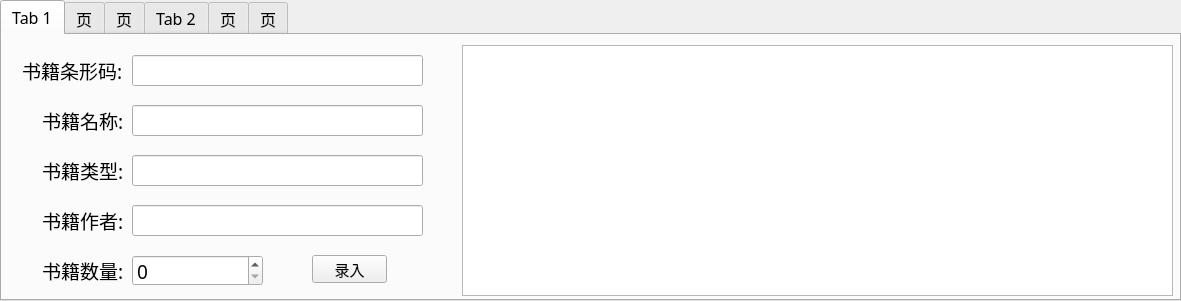
<?xml version="1.0" encoding="UTF-8"?>
<ui version="4.0">
 <class>Form</class>
 <widget class="QWidget" name="Form">
  <property name="geometry">
   <rect>
    <x>0</x>
    <y>0</y>
    <width>1181</width>
    <height>301</height>
   </rect>
  </property>
  <property name="windowTitle">
   <string>Form</string>
  </property>
  <widget class="QTabWidget" name="tabWidget">
   <property name="geometry">
    <rect>
     <x>0</x>
     <y>0</y>
     <width>1181</width>
     <height>301</height>
    </rect>
   </property>
   <property name="font">
    <font>
     <family>微软雅黑</family>
     <pointsize>12</pointsize>
    </font>
   </property>
   <property name="whatsThis">
    <string>&lt;html&gt;&lt;head/&gt;&lt;body&gt;&lt;p&gt;&lt;br/&gt;&lt;/p&gt;&lt;/body&gt;&lt;/html&gt;</string>
   </property>
   <property name="currentIndex">
    <number>0</number>
   </property>
   <widget class="QWidget" name="tab">
    <property name="accessibleName">
     <string/>
    </property>
    <attribute name="title">
     <string>Tab 1</string>
    </attribute>
    <widget class="QLineEdit" name="lineEdit">
     <property name="geometry">
      <rect>
       <x>130</x>
       <y>20</y>
       <width>291</width>
       <height>31</height>
      </rect>
     </property>
     <property name="font">
      <font>
       <family>微软雅黑</family>
       <pointsize>14</pointsize>
      </font>
     </property>
    </widget>
    <widget class="QLineEdit" name="lineEdit_3">
     <property name="geometry">
      <rect>
       <x>130</x>
       <y>120</y>
       <width>291</width>
       <height>31</height>
      </rect>
     </property>
     <property name="font">
      <font>
       <family>微软雅黑</family>
       <pointsize>14</pointsize>
      </font>
     </property>
    </widget>
    <widget class="QLineEdit" name="lineEdit_4">
     <property name="geometry">
      <rect>
       <x>130</x>
       <y>170</y>
       <width>291</width>
       <height>31</height>
      </rect>
     </property>
     <property name="font">
      <font>
       <family>微软雅黑</family>
       <pointsize>14</pointsize>
      </font>
     </property>
    </widget>
    <widget class="QLineEdit" name="lineEdit_2">
     <property name="geometry">
      <rect>
       <x>130</x>
       <y>70</y>
       <width>291</width>
       <height>31</height>
      </rect>
     </property>
     <property name="font">
      <font>
       <family>微软雅黑</family>
       <pointsize>14</pointsize>
      </font>
     </property>
    </widget>
    <widget class="QLabel" name="label">
     <property name="geometry">
      <rect>
       <x>20</x>
       <y>20</y>
       <width>101</width>
       <height>31</height>
      </rect>
     </property>
     <property name="font">
      <font>
       <family>微软雅黑</family>
       <pointsize>14</pointsize>
      </font>
     </property>
     <property name="text">
      <string>书籍条形码:</string>
     </property>
    </widget>
    <widget class="QLabel" name="label_2">
     <property name="geometry">
      <rect>
       <x>40</x>
       <y>70</y>
       <width>91</width>
       <height>31</height>
      </rect>
     </property>
     <property name="font">
      <font>
       <family>微软雅黑</family>
       <pointsize>14</pointsize>
      </font>
     </property>
     <property name="text">
      <string>书籍名称:</string>
     </property>
    </widget>
    <widget class="QLabel" name="label_3">
     <property name="geometry">
      <rect>
       <x>40</x>
       <y>170</y>
       <width>91</width>
       <height>31</height>
      </rect>
     </property>
     <property name="font">
      <font>
       <family>微软雅黑</family>
       <pointsize>14</pointsize>
      </font>
     </property>
     <property name="text">
      <string>书籍作者:</string>
     </property>
    </widget>
    <widget class="QLabel" name="label_4">
     <property name="geometry">
      <rect>
       <x>40</x>
       <y>120</y>
       <width>91</width>
       <height>31</height>
      </rect>
     </property>
     <property name="font">
      <font>
       <family>微软雅黑</family>
       <pointsize>14</pointsize>
      </font>
     </property>
     <property name="text">
      <string>书籍类型:</string>
     </property>
    </widget>
    <widget class="QTextBrowser" name="textBrowser">
     <property name="geometry">
      <rect>
       <x>460</x>
       <y>10</y>
       <width>711</width>
       <height>251</height>
      </rect>
     </property>
     <property name="font">
      <font>
       <family>微软雅黑</family>
       <pointsize>10</pointsize>
      </font>
     </property>
    </widget>
    <widget class="QPushButton" name="pushButton">
     <property name="geometry">
      <rect>
       <x>310</x>
       <y>220</y>
       <width>75</width>
       <height>28</height>
      </rect>
     </property>
     <property name="font">
      <font>
       <family>微软雅黑</family>
       <pointsize>11</pointsize>
      </font>
     </property>
     <property name="text">
      <string>录入</string>
     </property>
    </widget>
    <widget class="QLabel" name="label_10">
     <property name="geometry">
      <rect>
       <x>40</x>
       <y>220</y>
       <width>91</width>
       <height>31</height>
      </rect>
     </property>
     <property name="font">
      <font>
       <family>微软雅黑</family>
       <pointsize>14</pointsize>
      </font>
     </property>
     <property name="text">
      <string>书籍数量:</string>
     </property>
    </widget>
    <widget class="QSpinBox" name="spinBox">
     <property name="geometry">
      <rect>
       <x>130</x>
       <y>220</y>
       <width>131</width>
       <height>31</height>
      </rect>
     </property>
     <property name="font">
      <font>
       <family>微软雅黑</family>
       <pointsize>14</pointsize>
      </font>
     </property>
     <property name="maximum">
      <number>100</number>
     </property>
    </widget>
   </widget>
   <widget class="QWidget" name="tab_6">
    <attribute name="title">
     <string>页</string>
    </attribute>
    <widget class="QLabel" name="label_8">
     <property name="geometry">
      <rect>
       <x>20</x>
       <y>20</y>
       <width>151</width>
       <height>31</height>
      </rect>
     </property>
     <property name="font">
      <font>
       <family>微软雅黑</family>
       <pointsize>14</pointsize>
      </font>
     </property>
     <property name="text">
      <string>书籍条形码/名称:</string>
     </property>
    </widget>
    <widget class="QLineEdit" name="lineEdit_8">
     <property name="geometry">
      <rect>
       <x>170</x>
       <y>20</y>
       <width>251</width>
       <height>31</height>
      </rect>
     </property>
     <property name="font">
      <font>
       <family>微软雅黑</family>
       <pointsize>14</pointsize>
      </font>
     </property>
    </widget>
    <widget class="QTextBrowser" name="textBrowser_6">
     <property name="geometry">
      <rect>
       <x>460</x>
       <y>10</y>
       <width>711</width>
       <height>251</height>
      </rect>
     </property>
     <property name="font">
      <font>
       <family>微软雅黑</family>
       <pointsize>10</pointsize>
      </font>
     </property>
     <property name="html">
      <string>&lt;!DOCTYPE HTML PUBLIC &quot;-//W3C//DTD HTML 4.0//EN&quot; &quot;http://www.w3.org/TR/REC-html40/strict.dtd&quot;&gt;
&lt;html&gt;&lt;head&gt;&lt;meta name=&quot;qrichtext&quot; content=&quot;1&quot; /&gt;&lt;style type=&quot;text/css&quot;&gt;
p, li { white-space: pre-wrap; }
&lt;/style&gt;&lt;/head&gt;&lt;body style=&quot; font-family:'微软雅黑','微软雅黑'; font-size:10pt; font-weight:400; font-style:normal;&quot;&gt;
&lt;p style=&quot; margin-top:0px; margin-bottom:0px; margin-left:0px; margin-right:0px; -qt-block-indent:0; text-indent:0px;&quot;&gt;&lt;span style=&quot; font-family:'微软雅黑';&quot;&gt;注: 借书人信息可以是借书人姓名、手机号&lt;/span&gt;&lt;/p&gt;
&lt;p style=&quot; margin-top:0px; margin-bottom:0px; margin-left:0px; margin-right:0px; -qt-block-indent:0; text-indent:0px;&quot;&gt;&lt;span style=&quot; font-family:'微软雅黑';&quot;&gt;超时一天, 罚款一毛  超时1年判定书籍丢失,可降低借书人的社会信誉值, 若最终归还书籍并缴纳罚款可归还借书人的社会信誉值&lt;/span&gt;&lt;/p&gt;&lt;/body&gt;&lt;/html&gt;</string>
     </property>
    </widget>
    <widget class="QLabel" name="label_9">
     <property name="geometry">
      <rect>
       <x>60</x>
       <y>70</y>
       <width>101</width>
       <height>31</height>
      </rect>
     </property>
     <property name="font">
      <font>
       <family>微软雅黑</family>
       <pointsize>14</pointsize>
      </font>
     </property>
     <property name="text">
      <string>借书人信息:</string>
     </property>
    </widget>
    <widget class="QLineEdit" name="lineEdit_9">
     <property name="geometry">
      <rect>
       <x>170</x>
       <y>70</y>
       <width>251</width>
       <height>31</height>
      </rect>
     </property>
     <property name="font">
      <font>
       <family>微软雅黑</family>
       <pointsize>14</pointsize>
      </font>
     </property>
    </widget>
    <widget class="QPushButton" name="pushButton_6">
     <property name="geometry">
      <rect>
       <x>190</x>
       <y>220</y>
       <width>75</width>
       <height>28</height>
      </rect>
     </property>
     <property name="font">
      <font>
       <family>微软雅黑</family>
       <pointsize>11</pointsize>
      </font>
     </property>
     <property name="text">
      <string>确认</string>
     </property>
    </widget>
   </widget>
   <widget class="QWidget" name="tab_4">
    <attribute name="title">
     <string>页</string>
    </attribute>
    <widget class="QLabel" name="label_7">
     <property name="geometry">
      <rect>
       <x>20</x>
       <y>20</y>
       <width>151</width>
       <height>31</height>
      </rect>
     </property>
     <property name="font">
      <font>
       <family>微软雅黑</family>
       <pointsize>14</pointsize>
      </font>
     </property>
     <property name="text">
      <string>书籍条形码/名称:</string>
     </property>
    </widget>
    <widget class="QLineEdit" name="lineEdit_7">
     <property name="geometry">
      <rect>
       <x>170</x>
       <y>20</y>
       <width>251</width>
       <height>31</height>
      </rect>
     </property>
     <property name="font">
      <font>
       <family>微软雅黑</family>
       <pointsize>14</pointsize>
      </font>
     </property>
    </widget>
    <widget class="QTextBrowser" name="textBrowser_4">
     <property name="geometry">
      <rect>
       <x>460</x>
       <y>10</y>
       <width>711</width>
       <height>251</height>
      </rect>
     </property>
     <property name="font">
      <font>
       <family>微软雅黑</family>
       <pointsize>10</pointsize>
      </font>
     </property>
     <property name="html">
      <string>&lt;!DOCTYPE HTML PUBLIC &quot;-//W3C//DTD HTML 4.0//EN&quot; &quot;http://www.w3.org/TR/REC-html40/strict.dtd&quot;&gt;
&lt;html&gt;&lt;head&gt;&lt;meta name=&quot;qrichtext&quot; content=&quot;1&quot; /&gt;&lt;style type=&quot;text/css&quot;&gt;
p, li { white-space: pre-wrap; }
&lt;/style&gt;&lt;/head&gt;&lt;body style=&quot; font-family:'微软雅黑','微软雅黑'; font-size:10pt; font-weight:400; font-style:normal;&quot;&gt;
&lt;p style=&quot; margin-top:0px; margin-bottom:0px; margin-left:0px; margin-right:0px; -qt-block-indent:0; text-indent:0px;&quot;&gt;&lt;span style=&quot; font-family:'微软雅黑';&quot;&gt;注: 删除书籍时只会删除图书馆里有的书籍, 不能删除有被借出的书籍, 若删除该书的数量超出了图书管有的该书的数量, 则只会清空图书馆里有的该书&lt;/span&gt;&lt;/p&gt;&lt;/body&gt;&lt;/html&gt;</string>
     </property>
    </widget>
    <widget class="QPushButton" name="pushButton_4">
     <property name="geometry">
      <rect>
       <x>190</x>
       <y>220</y>
       <width>75</width>
       <height>28</height>
      </rect>
     </property>
     <property name="font">
      <font>
       <family>微软雅黑</family>
       <pointsize>11</pointsize>
      </font>
     </property>
     <property name="text">
      <string>删除</string>
     </property>
    </widget>
    <widget class="QLabel" name="label_11">
     <property name="geometry">
      <rect>
       <x>80</x>
       <y>70</y>
       <width>91</width>
       <height>31</height>
      </rect>
     </property>
     <property name="font">
      <font>
       <family>微软雅黑</family>
       <pointsize>14</pointsize>
      </font>
     </property>
     <property name="text">
      <string>书籍数量:</string>
     </property>
    </widget>
    <widget class="QSpinBox" name="spinBox_2">
     <property name="geometry">
      <rect>
       <x>170</x>
       <y>70</y>
       <width>131</width>
       <height>31</height>
      </rect>
     </property>
     <property name="font">
      <font>
       <family>微软雅黑</family>
       <pointsize>14</pointsize>
      </font>
     </property>
     <property name="maximum">
      <number>100</number>
     </property>
    </widget>
   </widget>
   <widget class="QWidget" name="tab_2">
    <attribute name="title">
     <string>Tab 2</string>
    </attribute>
    <widget class="QLabel" name="label_5">
     <property name="geometry">
      <rect>
       <x>50</x>
       <y>20</y>
       <width>81</width>
       <height>31</height>
      </rect>
     </property>
     <property name="font">
      <font>
       <family>微软雅黑</family>
       <pointsize>14</pointsize>
      </font>
     </property>
     <property name="text">
      <string>书籍信息:</string>
     </property>
    </widget>
    <widget class="QLineEdit" name="lineEdit_5">
     <property name="geometry">
      <rect>
       <x>10</x>
       <y>50</y>
       <width>171</width>
       <height>31</height>
      </rect>
     </property>
     <property name="font">
      <font>
       <family>微软雅黑</family>
       <pointsize>12</pointsize>
      </font>
     </property>
     <property name="text">
      <string/>
     </property>
    </widget>
    <widget class="QTextBrowser" name="textBrowser_2">
     <property name="geometry">
      <rect>
       <x>190</x>
       <y>10</y>
       <width>981</width>
       <height>251</height>
      </rect>
     </property>
     <property name="font">
      <font>
       <family>微软雅黑</family>
       <pointsize>10</pointsize>
      </font>
     </property>
     <property name="html">
      <string>&lt;!DOCTYPE HTML PUBLIC &quot;-//W3C//DTD HTML 4.0//EN&quot; &quot;http://www.w3.org/TR/REC-html40/strict.dtd&quot;&gt;
&lt;html&gt;&lt;head&gt;&lt;meta name=&quot;qrichtext&quot; content=&quot;1&quot; /&gt;&lt;style type=&quot;text/css&quot;&gt;
p, li { white-space: pre-wrap; }
&lt;/style&gt;&lt;/head&gt;&lt;body style=&quot; font-family:'微软雅黑','微软雅黑'; font-size:10pt; font-weight:400; font-style:normal;&quot;&gt;
&lt;p style=&quot; margin-top:0px; margin-bottom:0px; margin-left:0px; margin-right:0px; -qt-block-indent:0; text-indent:0px;&quot;&gt;&lt;span style=&quot; font-family:'微软雅黑';&quot;&gt;注: 书籍信息可以是条形码、书籍名、书籍类型、书籍作者&lt;/span&gt;&lt;/p&gt;&lt;/body&gt;&lt;/html&gt;</string>
     </property>
    </widget>
    <widget class="QPushButton" name="pushButton_2">
     <property name="geometry">
      <rect>
       <x>50</x>
       <y>220</y>
       <width>75</width>
       <height>28</height>
      </rect>
     </property>
     <property name="font">
      <font>
       <family>微软雅黑</family>
       <pointsize>11</pointsize>
      </font>
     </property>
     <property name="text">
      <string>查询</string>
     </property>
    </widget>
   </widget>
   <widget class="QWidget" name="tab_3">
    <attribute name="title">
     <string>页</string>
    </attribute>
    <widget class="QLabel" name="label_6">
     <property name="geometry">
      <rect>
       <x>40</x>
       <y>20</y>
       <width>101</width>
       <height>31</height>
      </rect>
     </property>
     <property name="font">
      <font>
       <family>微软雅黑</family>
       <pointsize>14</pointsize>
      </font>
     </property>
     <property name="text">
      <string>借书人信息:</string>
     </property>
    </widget>
    <widget class="QLineEdit" name="lineEdit_6">
     <property name="geometry">
      <rect>
       <x>10</x>
       <y>50</y>
       <width>171</width>
       <height>31</height>
      </rect>
     </property>
     <property name="font">
      <font>
       <family>微软雅黑</family>
       <pointsize>12</pointsize>
      </font>
     </property>
     <property name="text">
      <string/>
     </property>
    </widget>
    <widget class="QPushButton" name="pushButton_3">
     <property name="geometry">
      <rect>
       <x>50</x>
       <y>220</y>
       <width>75</width>
       <height>28</height>
      </rect>
     </property>
     <property name="font">
      <font>
       <family>微软雅黑</family>
       <pointsize>11</pointsize>
      </font>
     </property>
     <property name="text">
      <string>查询</string>
     </property>
    </widget>
    <widget class="QTextBrowser" name="textBrowser_3">
     <property name="geometry">
      <rect>
       <x>190</x>
       <y>10</y>
       <width>981</width>
       <height>251</height>
      </rect>
     </property>
     <property name="font">
      <font>
       <family>微软雅黑</family>
       <pointsize>10</pointsize>
      </font>
     </property>
     <property name="html">
      <string>&lt;!DOCTYPE HTML PUBLIC &quot;-//W3C//DTD HTML 4.0//EN&quot; &quot;http://www.w3.org/TR/REC-html40/strict.dtd&quot;&gt;
&lt;html&gt;&lt;head&gt;&lt;meta name=&quot;qrichtext&quot; content=&quot;1&quot; /&gt;&lt;style type=&quot;text/css&quot;&gt;
p, li { white-space: pre-wrap; }
&lt;/style&gt;&lt;/head&gt;&lt;body style=&quot; font-family:'微软雅黑','微软雅黑'; font-size:10pt; font-weight:400; font-style:normal;&quot;&gt;
&lt;p style=&quot; margin-top:0px; margin-bottom:0px; margin-left:0px; margin-right:0px; -qt-block-indent:0; text-indent:0px;&quot;&gt;&lt;span style=&quot; font-family:'微软雅黑';&quot;&gt;注: 借书人信息可以是借书人姓名、手机号&lt;/span&gt;&lt;/p&gt;&lt;/body&gt;&lt;/html&gt;</string>
     </property>
    </widget>
   </widget>
   <widget class="QWidget" name="tab_5">
    <attribute name="title">
     <string>页</string>
    </attribute>
    <widget class="QPushButton" name="pushButton_5">
     <property name="geometry">
      <rect>
       <x>50</x>
       <y>220</y>
       <width>75</width>
       <height>28</height>
      </rect>
     </property>
     <property name="font">
      <font>
       <family>微软雅黑</family>
       <pointsize>11</pointsize>
      </font>
     </property>
     <property name="text">
      <string>开始检查</string>
     </property>
    </widget>
    <widget class="QTextBrowser" name="textBrowser_5">
     <property name="geometry">
      <rect>
       <x>190</x>
       <y>10</y>
       <width>981</width>
       <height>251</height>
      </rect>
     </property>
     <property name="font">
      <font>
       <family>微软雅黑</family>
       <pointsize>10</pointsize>
      </font>
     </property>
     <property name="html">
      <string>&lt;!DOCTYPE HTML PUBLIC &quot;-//W3C//DTD HTML 4.0//EN&quot; &quot;http://www.w3.org/TR/REC-html40/strict.dtd&quot;&gt;
&lt;html&gt;&lt;head&gt;&lt;meta name=&quot;qrichtext&quot; content=&quot;1&quot; /&gt;&lt;style type=&quot;text/css&quot;&gt;
p, li { white-space: pre-wrap; }
&lt;/style&gt;&lt;/head&gt;&lt;body style=&quot; font-family:'微软雅黑','微软雅黑'; font-size:10pt; font-weight:400; font-style:normal;&quot;&gt;
&lt;p style=&quot; margin-top:0px; margin-bottom:0px; margin-left:0px; margin-right:0px; -qt-block-indent:0; text-indent:0px;&quot;&gt;&lt;span style=&quot; font-family:'微软雅黑';&quot;&gt;注: 超时一天, 罚款一毛  超时1年判定书籍丢失,可降低借书人的社会信誉值, 若最终归还书籍并缴纳罚款可归还借书人的社会信誉值&lt;/span&gt;&lt;/p&gt;&lt;/body&gt;&lt;/html&gt;</string>
     </property>
    </widget>
   </widget>
  </widget>
 </widget>
 <resources/>
 <connections/>
</ui>
